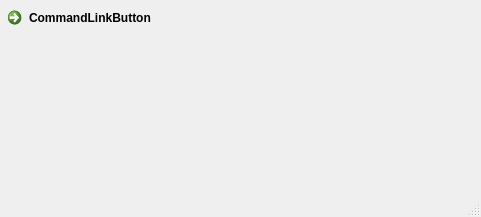
<?xml version="1.0" encoding="UTF-8"?>
<ui version="4.0">
 <class>MainWindow</class>
 <widget class="QMainWindow" name="MainWindow">
  <property name="geometry">
   <rect>
    <x>0</x>
    <y>0</y>
    <width>481</width>
    <height>217</height>
   </rect>
  </property>
  <property name="windowTitle">
   <string>MainWindow</string>
  </property>
  <widget class="QWidget" name="centralwidget">
   <widget class="QCommandLinkButton" name="commandLinkButton">
    <property name="geometry">
     <rect>
      <x>0</x>
      <y>0</y>
      <width>185</width>
      <height>41</height>
     </rect>
    </property>
    <property name="text">
     <string>CommandLinkButton</string>
    </property>
   </widget>
  </widget>
  <widget class="QMenuBar" name="menubar">
   <property name="geometry">
    <rect>
     <x>0</x>
     <y>0</y>
     <width>481</width>
     <height>21</height>
    </rect>
   </property>
  </widget>
  <widget class="QStatusBar" name="statusbar"/>
 </widget>
 <resources/>
 <connections/>
</ui>
